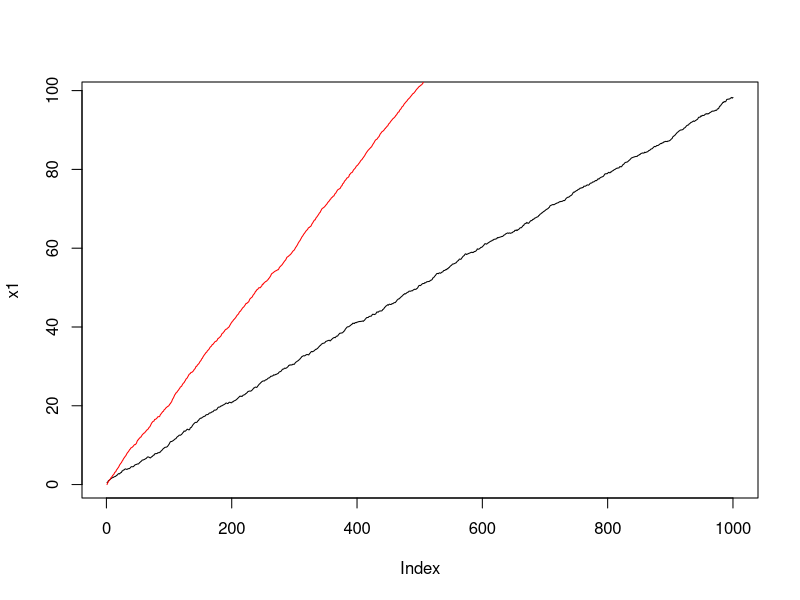
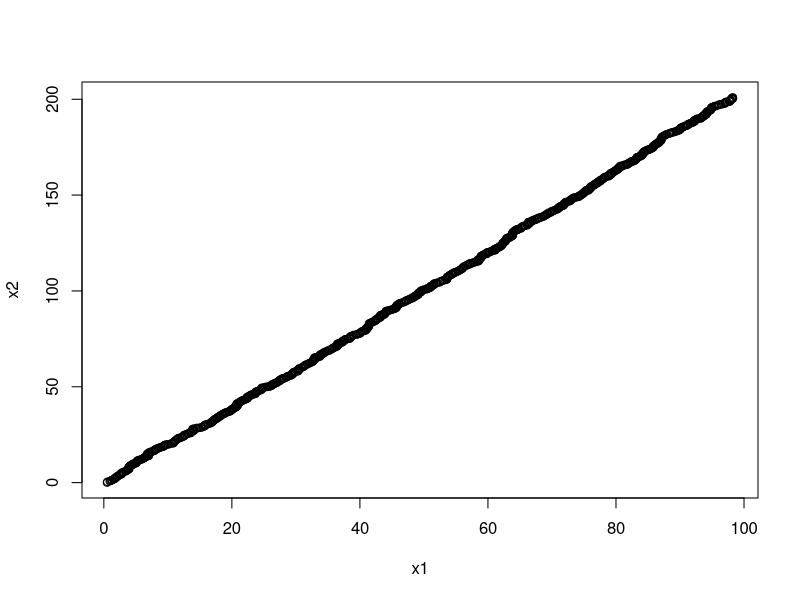

Write the R code that produced these figures, in order.
ar_sim <- function(p, period, y0) { 
     y <- c(y0)
     e <- rnorm(period, mean=0, sd=p[3])
     for (t in 2:period) {
          y[t] <- p[1] + p[2]*y[t-1]+e[t]
     }
     list(data=y, resid=e)
}

p1 <- c(0.1,1,0.1)
p2 <- c(0.2,1,0.1)
period <- 1000
sim1 <- ar_sim(p1,period,0.5)
sim2 <- ar_sim(p2,period,0)
x1 <- sim1$data
x2 <- sim2$data
reg <- lm(x2~1+x1)
summary(reg)
e1 <- sim1$resid
e2 <- sim2$resid
cor(e1,e2)
cor(x1,x2)
plot(x1, type="l")
lines(seq(1,period),x2, col="red")
plot(x1,x2)
